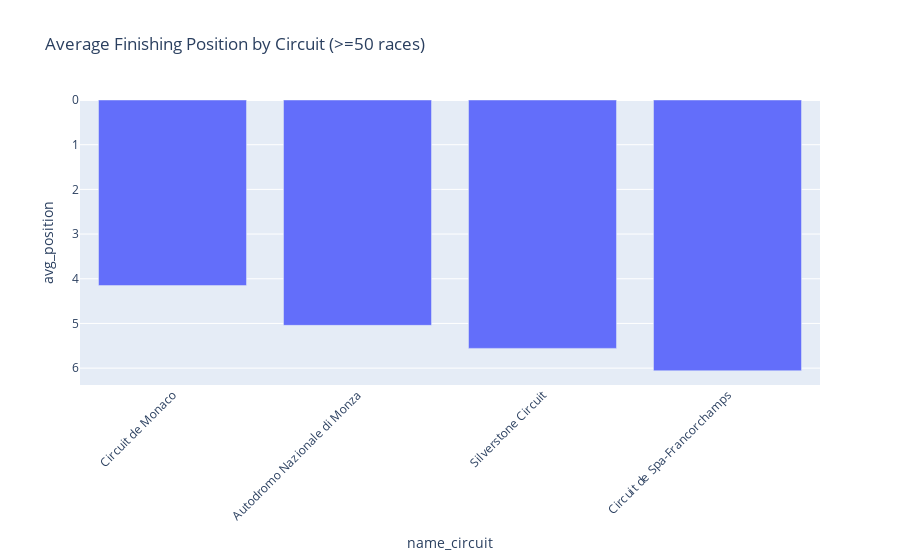

Notebook code for this chart:
### Code cell
# Cell 13: Circuit-level analysis — average finishing position by circuit (top circuits with enough races)
res_with_race = results_clean.merge(races[['raceId','name','year','circuitId']], on='raceId', how='left')
res_with_circuit = res_with_race.merge(circuits[['circuitId','name']], left_on='circuitId', right_on='circuitId', suffixes=('_race','_circuit'))


circuit_stats = res_with_circuit[res_with_circuit['finished_race']==1].groupby('name_circuit').agg(
avg_position=('position','mean'),
count_races=('raceId','nunique')
).reset_index()


circuit_stats = circuit_stats[circuit_stats['count_races']>=50].sort_values('avg_position')
fig = px.bar(circuit_stats.head(40), x='name_circuit', y='avg_position', title='Average Finishing Position by Circuit (>=50 races)')
fig.update_layout(xaxis_tickangle=-45, yaxis_autorange='reversed')
fig.show()

### Figure 1 — Plotly figure (JSON) as saved in the notebook; plotly's stock layout.template omitted (floating-point values rounded to 4 significant figures)
{"data": [{"hovertemplate": "name_circuit=%{x}<br>avg_position=%{y}<extra></extra>", "legendgroup": "", "marker": {"color": "#636efa", "pattern": {"shape": ""}}, "name": "", "orientation": "v", "showlegend": false, "textposition": "auto", "type": "bar", "x": ["Circuit de Monaco", "Autodromo Nazionale di Monza", "Silverstone Circuit", "Circuit de Spa-Francorchamps"], "xaxis": "x", "y": [4.153, 5.043, 5.558, 6.059], "yaxis": "y"}], "layout": {"barmode": "relative", "legend": {"tracegroupgap": 0}, "title": {"text": "Average Finishing Position by Circuit (>=50 races)"}, "xaxis": {"anchor": "y", "domain": [0, 1], "tickangle": -45, "title": {"text": "name_circuit"}}, "yaxis": {"anchor": "x", "autorange": "reversed", "domain": [0, 1], "title": {"text": "avg_position"}}}}
